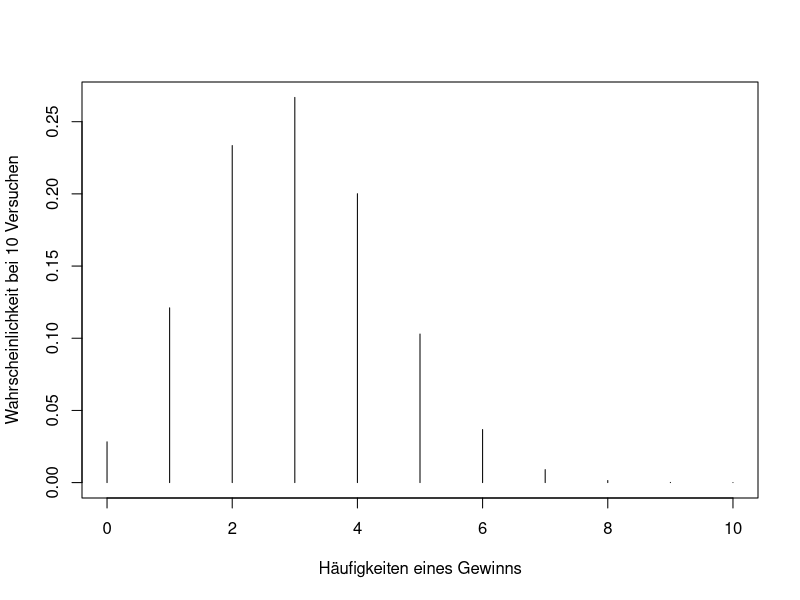
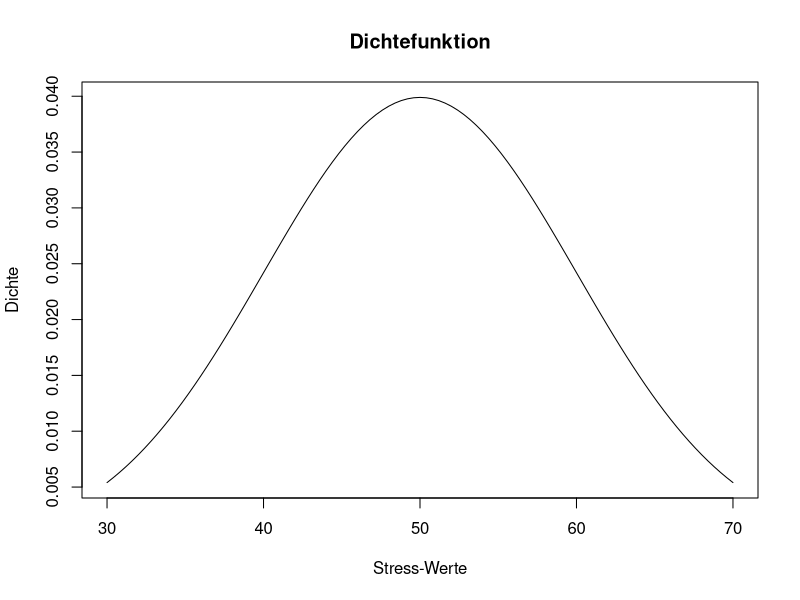
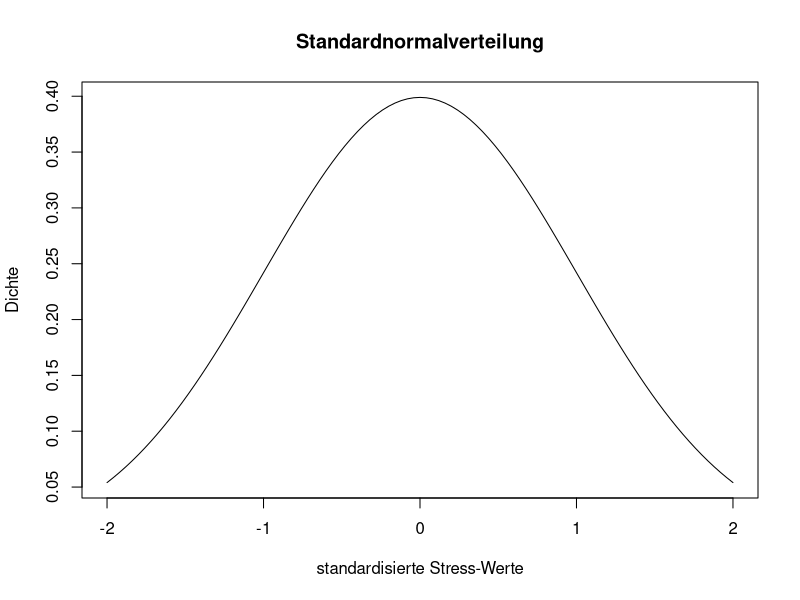
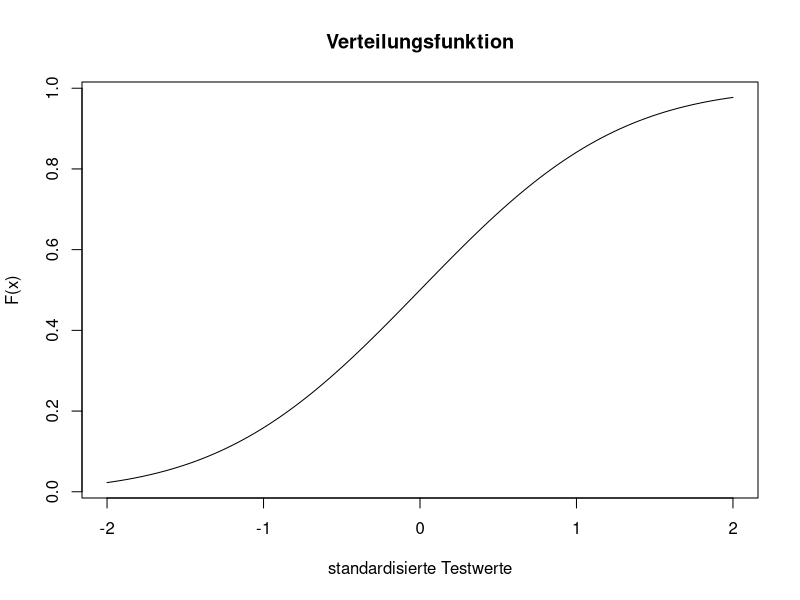
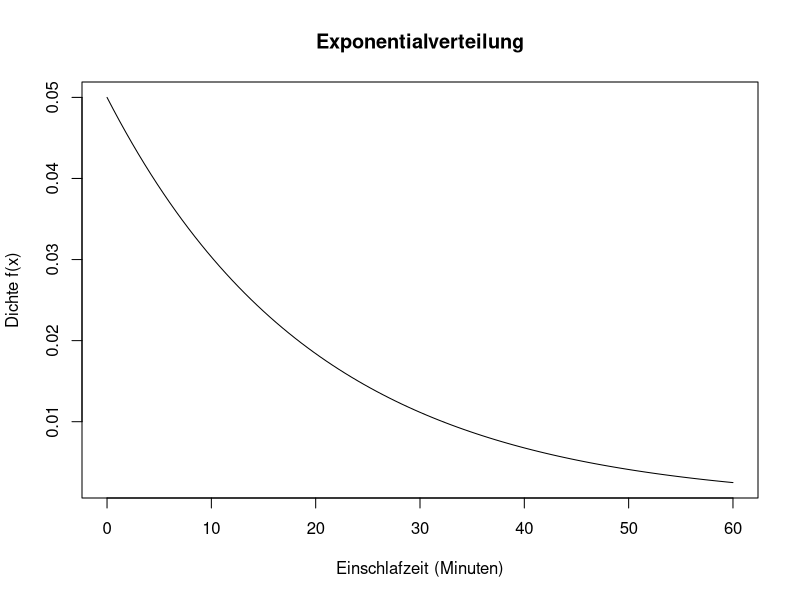

Recreate these plots in R, in order.
## ---- chunk 1
if (exists("figure_path")) {
  knitr::opts_chunk$set(fig.path = figure_path)
}
# Aktuell sollen die global options für die Kompilierung auf den default Einstellungen gelassen werden
## ---- chunk 2
topf <- c('rot','gruen','blau','gelb')
kombis <- expand.grid(topf, topf)
nrow(kombis)
## ---- chunk 3
kombis$gewinn <- kombis$Var1 == 'gruen'|kombis$Var2 == 'gruen'
sum(kombis$gewinn == TRUE)
## ---- chunk 4
muenze <- c('Kopf', 'Zahl')
sample(x = muenze, size = 1)
## ---- chunk 5
set.seed(1901)
kopfwurf <- replicate(n = 5, expr = sample(x = muenze, size = 1)=="Kopf")
## ---- chunk 6
dbinom(x = 4, size = 10, prob = 0.3)
## ---- chunk 7
x <- c(0:10)
probs <- dbinom(x, size = 10, prob = 0.3)
plot(x = x, y = probs, type = "h", xlab = "Häufigkeiten eines Gewinns", ylab = "Wahrscheinlichkeit bei 10 Versuchen")
## ---- chunk 8
pbinom (q = 4, size = 10, prob = 0.3, lower.tail = FALSE)
## ---- chunk 9
pbinom(q = 8, size = 10, prob = 0.3) - pbinom(q = 5, size = 10, prob = 0.3)
## ---- chunk 10
anzahlGewinne <- 10*.3       #Erwartungswert bei 10 Versuchen
GeldErw <- anzahlGewinne * 2 #Erwartungswert in Euro
GeldErw > 5  
## ---- chunk 11
curve (expr = dnorm (x, mean = 50, sd = 10),
       from = 30,
       to = 70,
       main = "Dichtefunktion",
       xlab = "Stress-Werte",
       ylab = "Dichte")
## ---- chunk 12
curve (expr = dnorm (x, mean = 0, sd = 1),
       from = -2,
       to = 2,
       main = "Standardnormalverteilung",
       xlab = "standardisierte Stress-Werte",
       ylab = "Dichte")
## ---- chunk 13
(66-50)/10
## ---- chunk 14
curve (expr = pnorm (x, mean = 0, sd = 1),
       from = -2,
       to = 2,
       main = "Verteilungsfunktion",
       xlab = "standardisierte Testwerte",
       ylab = "F(x)")
## ---- chunk 15
?distributions
## ---- chunk 16
curve(expr = dexp(x, rate = 0.05), 
      from = 0, 
      to = 60,
      main = "Exponentialverteilung",
      xlab = "Einschlafzeit (Minuten)",
      ylab = "Dichte f(x)")
## ---- chunk 17
# manuell mit integrate()
integrate(f = dexp, lower = 0, upper = 10, rate = 0.05)

# über Verteilungsfunktion pexp()
pexp(10, rate = 0.05, lower.tail = TRUE)
## ---- chunk 18
# manuell mit integrate()
integrate(f = dexp, lower = 15, upper = 20, rate = 0.05)

# über Verteilungsfunktionp exp()
pexp(20, rate = 0.05, lower.tail = TRUE) - pexp(15, rate = 0.05, lower.tail = TRUE)
